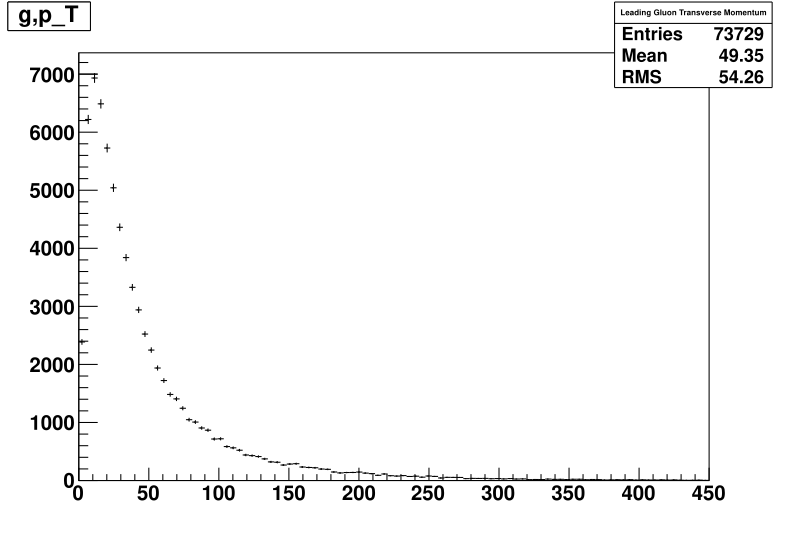

The script that drew this image:
# Test Document for topPlot.py: use one file to try filling histograms

import sys
import setuproot
import ROOT as r
r.gInterpreter.GenerateDictionary('vector<ROOT::Math::LorentzVector<ROOT::Math::PtEtaPhiM4D<Double32_t> > >','vector;Math/LorentzVector.h')

# Open File
f = r.TFile.Open("root://xrootd.grid.hep.ph.ic.ac.uk///store/user/bbetchar/TOP/automated/2013_01_15_05_13_16/TT_CT10_TuneZ2star_8TeV-powheg-tauola.Summer12_DR53X-PU_S10_START53_V7A-v1.AODSIM/topTuple_21_1_q59.root")

tree = f.Get('topRef/tree')

# Define Histogram
gluplot = r.TH1D('Leading Gluon Transverse Momentum','g,p_T',100,0,450)
lquarkplot = r.TH1D('Leading Quark Pt','t;p_t',100,0,450) #Leading Quark Plot
btplot = r.TH1D('Top from Gluon Pt','t;p_t',100,0,450) #Top from glu
ctplot = r.TH1D('Top from Quarks Pt','t;p_t',100,0,450) #Top from quarks
dtplot = r.TH1D('Top from Q, G Pt','t;p_t',100,0,450) #Top from Q, G

xtplot = r.TH1D('Anti-Top from Gluon Pt','#bar{t};p_T',100,0,450) #Anti-Top from glu
ytplot = r.TH1D('Anti-Top from Quarks Pt','#bar{t};p_T',100,0,450) #Anti-Top from quarks
ztplot = r.TH1D('Anti-Top from Q, G Pt','#bar{t};p_T',100,0,450) #Anti-Top from Q, G

glubtAngl = r.TH1D('Cos Theta Glu vs T from Glu','',100,-1,1)
gluctAngl = r.TH1D('Cos Theta Glu vs T from Q/QBar','',100,-1,1)
gluxTbarAngl = r.TH1D('Cos Theta Glu vs TBar from Glu','',100,-1,1)
gluyTbarAngl = r.TH1D('Cos Theta Glu vs TBar from Q/QBar','',100,-1,1)


# Fill Histogram

for j in range(tree.GetEntries()) :  #range(0,1000): 
    tree.GetEntry(j)
    index = range(len(tree.genPdgId))
    glu = next((i for i in index if tree.genPdgId[i] == 21 and tree.genMotherIndex[i] == 4), None)
    lquark = next((i for i in index if tree.genMotherIndex[i] == 4 and tree.genPdgId[i] <=5 and tree.genPdgId[i] >= -5), None)
    bt = next((i for i in index if tree.genPdgId[i] == 6 and tree.genMotherIndex[i] == 4 and tree.genMotherPdgId[i] == 21 and tree.genMotherPdgId[i-1] == 21), None)
    ct = next((i for i in index if tree.genPdgId[i] == 6 and tree.genMotherPdgId[i] <=5 and tree.genMotherPdgId[i] >= -5), None)
    dt = next((i for i in index if tree.genPdgId[i] == 6 and tree.genMotherIndex[i] == 4 and tree.genPdgId[i-1] <=5 and tree.genPdgId[i-1] >= -5), None)
    xt = next((i for i in index if tree.genPdgId[i] == -6 and tree.genMotherPdgId[i] == 21 and tree.genMotherPdgId[i-1] == 21), None)
    yt = next((i for i in index if tree.genPdgId[i] == -6 and tree.genMotherPdgId[i] <=5 and tree.genMotherPdgId[i] >= -5), None)
    zt = next((i for i in index if tree.genPdgId[i] == -6 and tree.genMotherIndex[i] == 4 and tree.genPdgId[i-2] <=5 and tree.genPdgId[i-2] >= -5), None)
    
    if glu!=None :
        gluplot.Fill(tree.genP4[glu].pt())
    if glu!=None and bt!=None :
        glubtAngl.Fill(r.Math.VectorUtil.CosTheta(tree.genP4[glu],tree.genP4[bt]))
    if glu!=None and ct!=None :
        gluctAngl.Fill(r.Math.VectorUtil.CosTheta(tree.genP4[glu],tree.genP4[ct]))
    if glu!=None and xt!=None :
        gluxTbarAngl.Fill(r.Math.VectorUtil.CosTheta(tree.genP4[glu],tree.genP4[xt]))
    if glu!=None and yt!=None :
        gluyTbarAngl.Fill(r.Math.VectorUtil.CosTheta(tree.genP4[glu],tree.genP4[yt]))


    if  bt!=None :
        btplot.Fill(tree.genP4[bt].pt())
    if  ct!=None :
        ctplot.Fill(tree.genP4[ct].pt())
    if  dt!=None :
        dtplot.Fill(tree.genP4[dt].pt())
    if xt!=None :
        xtplot.Fill(tree.genP4[xt].pt())
    if yt!=None :
        ytplot.Fill(tree.genP4[yt].pt())
    if zt!=None :
        ztplot.Fill(tree.genP4[zt].pt())
        
    if lquark != None:
        lquarkplot.Fill(tree.genP4[lquark].pt())


# Plot Histogram

canvas = r.TCanvas()
fileName = 'topPlotTwo.pdf'
leg = r.TLegend(0.7,0.7,1,1)
leg.SetHeader = ("Plot Type")

canvas.Print(fileName + '[') # open for multipage printing

for hist in [gluplot,lquarkplot, btplot, ctplot, dtplot, xtplot, ytplot, ztplot, glubtAngl, gluctAngl, gluxTbarAngl, gluyTbarAngl] :
    hist.Draw()
    canvas.Print(fileName)
canvas.Print(fileName + ']') # close for multipage printing

# End Program
print 'End of Program'
